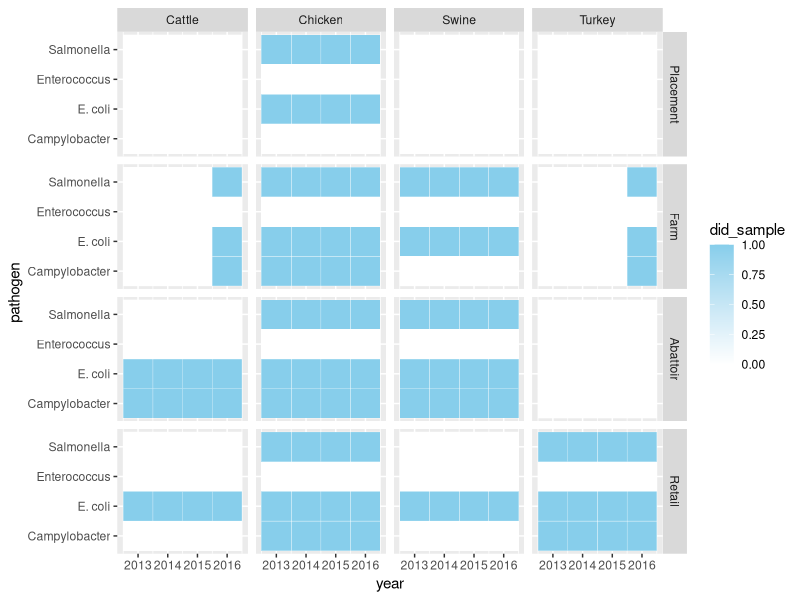
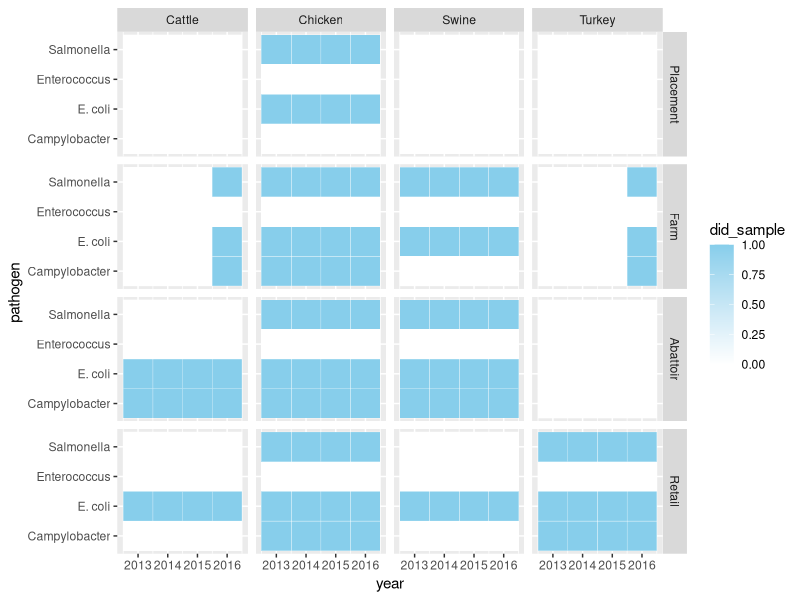

Write R code to recreate these figures, in order.

usePackage <- function(p)
{
  if (!is.element(p, installed.packages()[,1]))
    install.packages(p, dep = TRUE)
  require(p, character.only = TRUE)
}


usePackage("tidyverse")
usePackage("magrittr")



# From XLSX/CSV -----------------------------------------------------------

data            <-   read_csv(file = "sampling.csv")
data$prod_stage %<>% factor(levels = c("Placement", "Farm", "Abattoir", "Retail"))


# ggplot(data = data, aes(prod_stage, pathogen, fill = did_sample)) +
#   geom_tile(colour = "white") +
#   facet_grid(year~commodity) + 
#   scale_fill_gradient(low = "white", high = "sky blue")


ggplot(data = data, aes(year, pathogen, fill = did_sample)) +
  geom_tile(colour = "white") +
  facet_grid(prod_stage~commodity) + 
  scale_fill_gradient(low = "white", high = "sky blue")

ggsave(
  "cipars_sampling_regime.png",
  plot = last_plot(),
  device = "png",
  path = NULL,
  scale = 1,
  width = 25,
  height = 25,
  units = "cm",
  dpi = 300,
  limitsize = TRUE
)